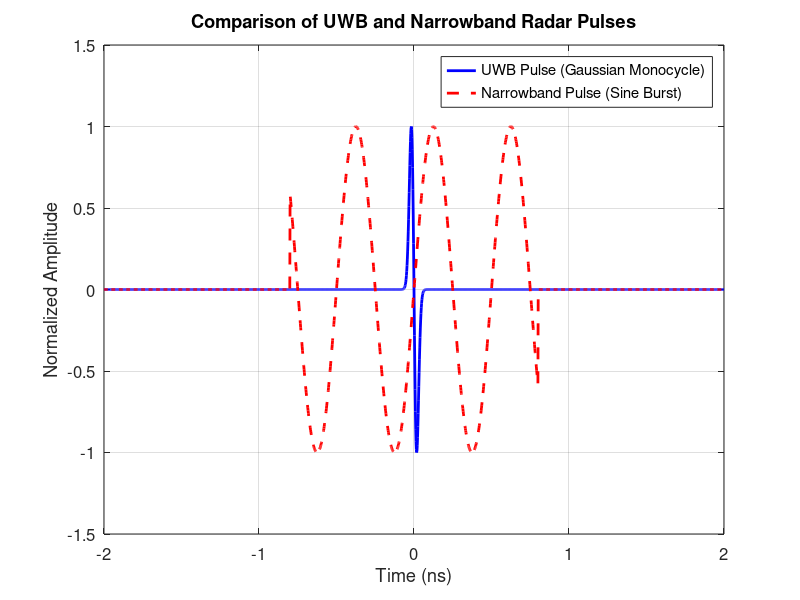

The MATLAB source for this figure:
% UWB (Gaussian Monocycle) vs Narrowband Pulse Comparison


t = linspace(-2e-9, 2e-9, 2000);  % -2 ns to 2 ns

% --- UWB Pulse (Gaussian Monocycle) ---
fc_uwb = 6.5e9;  % UWB Center frequency 6.5 GHz
tau = 1/(2*pi*fc_uwb);
% tau = 2e-9

gauss_pulse = exp(-(t / tau).^2);
gauss_mono = -2*(t / tau^2) .* gauss_pulse;
gauss_mono = gauss_mono / max(abs(gauss_mono));  % Normalize

% --- Narrowband Pulse ---
fc_nb = 2e9;  % Narrowband center frequency 2 GHz
nb_pulse = sin(2*pi*fc_nb*t) .* (abs(t) < 0.8e-9);  % Gated Sine pulse - short burst


figure;
plot(t*1e9, gauss_mono, 'b-', 'LineWidth', 2); hold on;
plot(t*1e9, nb_pulse, 'r--', 'LineWidth', 2);

xlabel('Time (ns)', 'FontSize', 12);
ylabel('Normalized Amplitude', 'FontSize', 12);
legend('UWB Pulse (Gaussian Monocycle)', 'Narrowband Pulse (Sine Burst)', 'Location', 'northeast');
title('Comparison of UWB and Narrowband Radar Pulses', 'FontSize', 14);
grid on;
xlim([-2 2]);
ylim([-1.5 1.5]);
set(gca, 'FontSize', 12);
